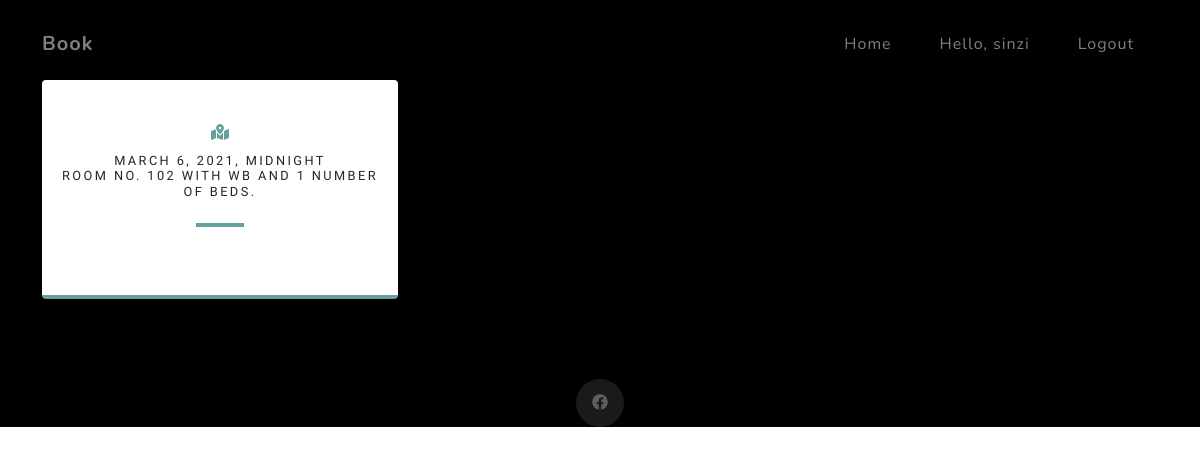
The page /reservation_history/ (signed in) on the database its author committed.
### innapp/models.py (models this page shows, shortened)
class Book(models.Model):
    client = models.ForeignKey(settings.AUTH_USER_MODEL, on_delete=models.CASCADE)
    room = models.ForeignKey(Room, on_delete=models.CASCADE)
    check_in = models.DateTimeField()
    check_out = models.DateTimeField()
    number_of_rooms = models.IntegerField(default=0)

class Room(models.Model):
    ROOM_CATEGORIES = ( ('WB', 'bathroom'), ('NB', 'nbathroom'))
    number = models.IntegerField(default=0)
    category = models.CharField(max_length=5, choices=ROOM_CATEGORIES)
    beds = models.IntegerField(default=0)
    capacity = models.IntegerField(default=0)
    def __str__(self):
        return 'Room No. {} with {} and {} number of beds.'.format(self.number, self.category, self.beds)

### innapp/views.py (the view)
# urls.py: path('reservation_history/', index, name='reservation_history'),
def index(request):
    book = Book.objects.filter(client=request.user)
    books = {
        "book": book
    }
    context = {"book": book}
    return render(request, 'reservation_history.html', context = context)

### innapp/templates/reservation_history.html (shortened to what this page needs)
{%load static%}
<!DOCTYPE html>
  <html lang="en">
    <head>
        <link href="{% static 'pages/css/styles.css'%}" rel="stylesheet" />
    </head>
    <body id="page-top">
        <nav class="navbar navbar-expand-lg navbar-light fixed-top" id="mainNav">
            <div class="container">
                <a class="navbar-brand js-scroll-trigger" href="/book">Book</a>
                <div class="collapse navbar-collapse" id="navbarResponsive">
                    <ul class="navbar-nav ml-auto">
                        <li class="nav-item"><a class="nav-link js-scroll-trigger" href="/">Home</a></li>
                        {% if user.is_authenticated %}
                        <li class="nav-item"><a class="nav-link js-scroll-trigger" href="{% url 'profile' user.id %}">Hello, {{ user.username }}</a></li>
                        <li class="nav-item"><a class="nav-link js-scroll-trigger" href="/logout">Logout</a></li>
                        {% else %}
                            <li class="nav-item"><a class="nav-link js-scroll-trigger" href="/login">Login</a></li>
                        {% endif %}
                    </ul>
                </div>
            </div>
        </nav>
    <section class="contact-section bg-black" id ="signup">
      <div class="container">
          <div class="row">
            {% for h in book %}
              <div class="col-md-4 mb-3 mb-md-0">
                  <div class="card py-4 h-100">
                      <div class="card-body text-center">
                          <i class="fas fa-map-marked-alt text-primary mb-2"></i>
                          <h4 class="text-uppercase m-0">{{h.check_in}} </h4>
                          <h4 class="text-uppercase m-0">{{h.room}}  </h4>
                          <hr class="my-4" />
                      </div>
                  </div>
              </div>
              {% endfor %}
          </div>
          <div class="social d-flex justify-content-center">
              <a class="mx-2" href="https://www.facebook.com/pensiuneacasageorgiana"><i class="fab fa-facebook"></i></a>
          </div>
      </div>
  </section>
 </body>
</html>

### rows shown on the page
Book: check_in "MARCH 6, 2021, MIDNIGHT", room "ROOM NO. 102 WITH WB AND 1 NUMBER OF BEDS."

### other values the page prints
{{ user.username }} "sinzi"
